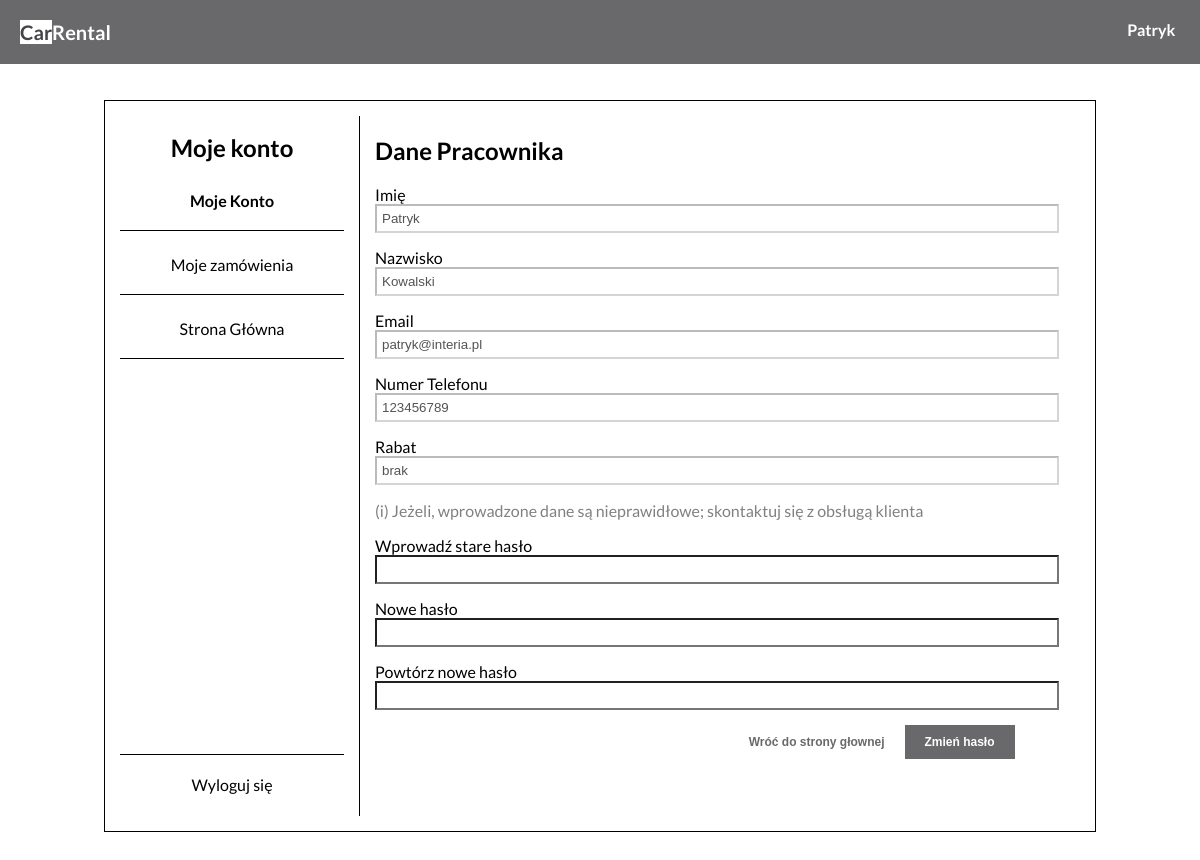
/client_panel.php (signed in), run on an earlier commit of the app's database.
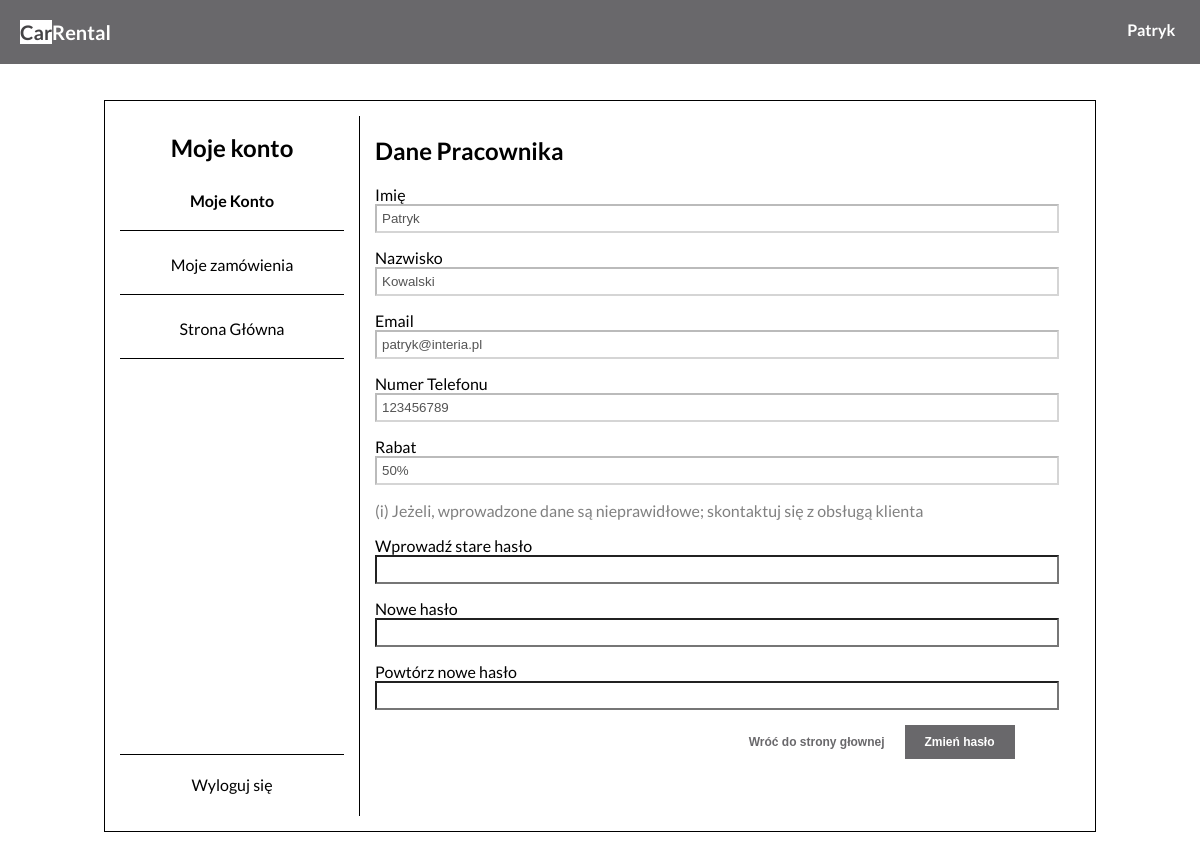
And on a later commit of the database.
### tables this page shows
CREATE TABLE `klienci` (
  `idKlienci` int(11) NOT NULL,
  `Imie` varchar(45) DEFAULT NULL,
  `Nazwisko` varchar(45) DEFAULT NULL,
  `Nr_Telefonu` int(9) DEFAULT NULL,
  `Email` varchar(45) DEFAULT NULL,
  `Haslo` varchar(255) DEFAULT NULL,
  `Znizka` int(2) DEFAULT NULL
);

### client_panel.php (the view, shortened to what this page needs)
<?php
include("scripts/header.php");
include("config/config.inc.php");
?>
<?php
if(isset($_SESSION['id']) && $_SESSION['user_type'] == "client"){
    if(!empty($_SESSION['id'])){
        $id = $connect -> real_escape_string($_SESSION['id']);
        $sql = "SELECT * FROM klienci WHERE idKlienci = ".$id.";";
        $result_edit = $connect -> query($sql) -> fetch_assoc();
        $znizka = $result_edit["Znizka"]."%";
        if($result_edit["Znizka"] == 0){$znizka = "brak";}
    }
}
        ?>
    <div class="panel">
        <div class="panel_navigation">
            <h2 class="panel_title">Moje konto</h2>
            <a href="#" class="panel_option pan_opt1"><b>Moje Konto</b></a>
            <a href="client_orders_list.php" class="panel_option pan_opt2">Moje zamówienia</a>
            <a href="index.php" class="panel_option pan_opt3">Strona Główna</a>
            <a href="scripts/logout-exe.php" class="panel_option pan_opt7">Wyloguj się</a>
        </div>
        <div class="panel_content">
            <h2>Dane Pracownika</h2>
                <div class="content_info">
                    <label for="Imie">Imię</label><br>
                    <input type="text" class="content_info_input" id="Imie" name="Imie" placeholder="" value="<?php echo $result_edit['Imie']; ?>" disabled>
                </div>
                <div class="content_info">
                    <label for="Nazwisko">Nazwisko</label><br>
                    <input type="text" class="content_info_input" id="Nazwisko" name="Nazwisko" placeholder="" value="<?php echo $result_edit['Nazwisko']; ?>" disabled>
                </div>
                <div class="content_info">
                    <label for="Email">Email</label><br>
                    <input type="text" class="content_info_input" id="Email" name="Email" placeholder="" value="<?php echo $result_edit['Email']; ?>" disabled>
                </div>
                <div class="content_info">
                    <label for="Nr_Telefonu">Numer Telefonu</label><br>
                    <input type="text" class="content_info_input" id="Nr_Telefonu" name="Nr_Telefonu" placeholder="" value="<?php echo $result_edit['Nr_Telefonu']; ?>" disabled>
                </div>
                <div class="content_info">
                    <label for="Nr_Telefonu">Rabat</label><br>
                    <input type="text" class="content_info_input" id="Znizka" name="Znizka" placeholder="" value="<?php echo $znizka; ?>" disabled>
                </div>
                <p style="color: gray;"> (i) Jeżeli, wprowadzone dane są nieprawidłowe; skontaktuj się z obsługą klienta</p>
                <form method="post">
                    <div class="content_info">
                        <label for="old_password">Wprowadź stare hasło</label><br>
                        <input type="password" class="content_info_input" id="old_password" name="old_password" placeholder="" value="" required>
                    </div>
                    <div class="content_info">
                        <label for="new_password">Nowe hasło</label><br>
                        <input type="password" class="content_info_input" id="new_password" name="new_password" placeholder="" value="" required>
                    </div>
                    <div class="content_info">
                        <label for="new_password_check">Powtórz nowe hasło</label><br>
                        <input type="password" class="content_info_input" id="new_password_check" name="new_password_check" placeholder="" value="" required>
                    </div>
                    <div class="button_wraper">
                        <a href="index.php"><button type="button" class="submit_button">Wróć do strony głownej</button></a>
                        <a href="index.php"><button type="submit" class="deny_button">Zmień hasło</button></a>
                    </div>
                </form>
        </div>
    </div>
</body>
</html>

What changed in the data, as far as the page shows it:
changed klienci "Patryk": Znizka "brak" → "50%"
